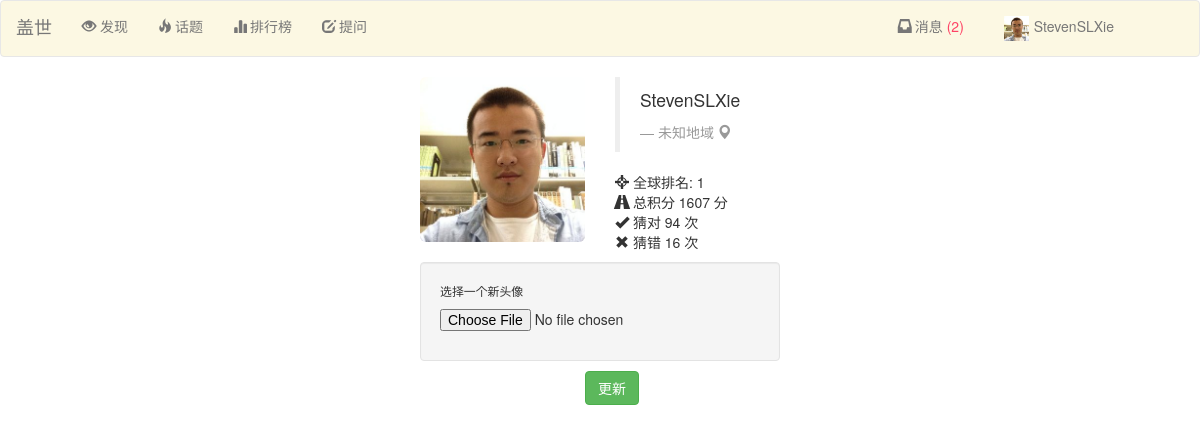
Before: /more (signed in) with the older database file.
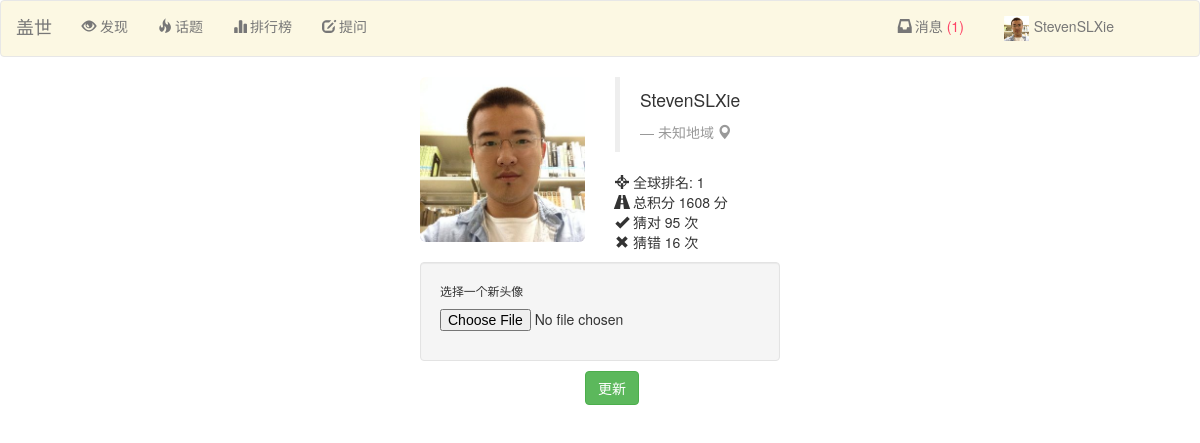
After: the same page with the newer database file.
### Guess/models.py (models this page shows)
class Person(models.Model):
	user = models.OneToOneField(User)
	point = models.IntegerField(default=1000)
	photo = models.FileField(upload_to='%Y/%m/%d/', default= 'cat.jpg')
	expertise = models.ManyToManyField(PersonTag)
	win = models.IntegerField(default=0)
	lose = models.IntegerField(default=0)
	game = models.IntegerField(default=0)
	rank = models.IntegerField(default=0)
	joined = models.DateTimeField(default=datetime.datetime.now())
	title = models.CharField(max_length=30, default="新人")
	class Meta:
		ordering = ('point', 'win',)

### Guess/views.py (the view)
# urls.py: url(r'^more$', 'Guess.views.more', name='more'),
def more(request):
	if not request.user.is_authenticated():
		return redirect(reverse('login'))
	person = Person.objects.get(user=request.user)
	form = ImageForm(request.POST, request.FILES)
	if request.method == 'POST':
		if form.is_valid():
			person.photo = request.FILES['image']
			person.save()
		return redirect(reverse('more'))
	else:
		para = {}
		para =encap_para(para, person)
		para['person'] = person
		para['form'] = form
		return render(request, 'more_info.html', para)

### Guess/form.py
class ImageForm(forms.Form):
    image = forms.FileField(
        label='选择一张图片',
        help_text='图片不能大于2M'
    )

### Guess/views.py (called while the page is built)
def find_unread(person):
	return person.message_set.filter(read=False)

def encap_para(para, person):
	messages = find_unread(person)
	para['messages'] = messages
	para['person'] = person
	return para

### Guess/templates/more_info.html (shortened to what this page needs)
{% load bootstrap3 %}
{% include "nav_bar.html" %}
    <body>
        <div class="container">
        <div class="row">
            <div class="col-sm-2 col-md-2 col-md-offset-4">
                <img src="/static/images/{{ person.photo.url }}"
                alt="" class="img-rounded img-responsive" />
            </div>
            <div class="col-sm-4 col-md-4">
                <blockquote>
                    <p>{{ person.user.username }}</p> <small><cite title="Source Title">未知地域  <i class="glyphicon glyphicon-map-marker"></i></cite></small>
                </blockquote>
                <p> <i class="glyphicon glyphicon-screenshot"></i> 全球排名: {{ person.rank }}
                    <br /> <i class="glyphicon glyphicon-road"></i> 总积分 {{ person.point }} 分
                    <br /> <i class="glyphicon glyphicon-ok"></i> 猜对 {{ person.win }} 次
                    <br /> <i class="glyphicon glyphicon-remove"></i> 猜错 {{ person.lose }} 次</p>
            </div>
        </div>
    </div>
    <div class="container">
        <div class="row">
        <div class="col-md-4 col-md-offset-4">
        <form  method="POST" enctype="multipart/form-data">
            <div class="well spacer">
                 <p class="spacer"><small>选择一个新头像</small></p>
                 <p>{{ form.image }}</p>
            </div>
            <div class="col-md-1 col-md-offset-5">
                <p><input class="btn btn-success" type="submit" value="更新" /></p>
            </div>
        </form>
        </div>
        </div>
    </div>
    </body>

### Guess/templates/nav_bar.html (shortened to what this page needs)
<head>
    <link href='static/bootstrap/css/bootstrap.min.css' rel='stylesheet'>
</head>
<nav class="navbar navbar-default nav-frame-c" role="navigation">
  <div class="container-fluid">
    <div class="navbar-header">
      <a class="navbar-brand" href="{% url 'home' %}">盖世</a>
    </div>
    <div class="collapse navbar-collapse" id="bs-example-navbar-collapse-1">
      <ul class="nav navbar-nav">
        <li><a href="{% url 'home' %}"><i class="glyphicon glyphicon-eye-open"></i> 发现</a></li>
        <li id="tag_list" class="dropdown">
            <a id="tags" href="" class="dropdown-toggle" data-toggle="dropdown"><i class="glyphicon glyphicon-fire" style="margin-right: 3px;"></i>话题</a>
        </li>
        <li><a href="{% url 'leaderboard' %}"><i class="glyphicon glyphicon-stats" style="margin-right: 3px;"></i>排行榜</a></li>
        <li><a href="{% url 'proposal' %}"><i class="glyphicon glyphicon-edit" style="margin-right: 3px;"></i>提问</a></li>
      </ul>
      <ul class="nav navbar-nav navbar-right" style="margin-right: 40px;">
        <li id="notify_list" class="dropdown" style="margin-right: 10px;">
            {% if not messages|length %}
            <a id="notifications" href="#" class="dropdown-toggle" data-toggle="dropdown"><i class="glyphicon glyphicon-inbox" style="margin-right: 3px;"></i>消息</a>
            {% else %}
            <a id="notifications" href="#" class="dropdown-toggle" data-toggle="dropdown"><i class="glyphicon glyphicon-inbox" style="margin-right: 3px;"></i>消息<span class="unread"> ({{ messages|length }})</span></a>
            {% endif %}
        </li>
        <li id='dropdown_list' class="dropdown">
          <a id="account_dropdown" href="#" class="dropdown-toggle" data-toggle="dropdown"> <img src="/static/images/{{ person.photo.url }} " style="width: 25px; height: 25px; margin-right: 5px; margin-bottom: 0px;margin-top: 0px;"/>{{ person.user.username }}</a>
        </li>
      </ul>
    </div>
  </div>
</nav>

Changed rows visible on the page:
changed Person "StevenSLXie": point "1607" → "1608"; win "94" → "95"
Other visible differences:
{{ messages|length }}: "2" → "1"
